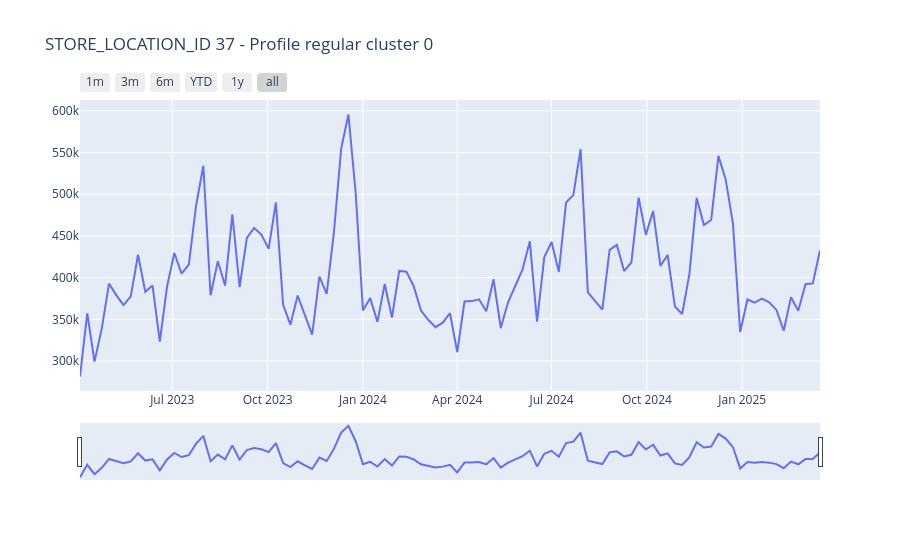
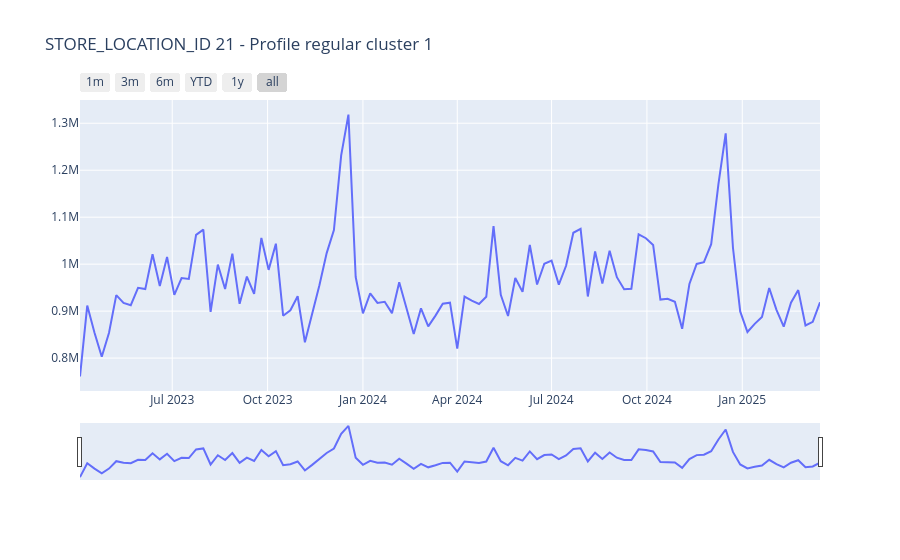

Source (notebook cell) for these figures, in order:
### Code cell
# Display a sample plot (first one from each cluster)
for cluster in sorted(list(df_to_plot['cluster'].unique())):
    keys_for_cluster = [k for k in cluster_plots.keys() if k.endswith(f"_cluster_{cluster}")]
    if not keys_for_cluster:
        print(f"\nNo stored plot found for Cluster {cluster}")
        continue
    plot_key = keys_for_cluster[0]
    print(f"\nSample plot for Cluster {cluster}:")
    cluster_plots[plot_key].show()
